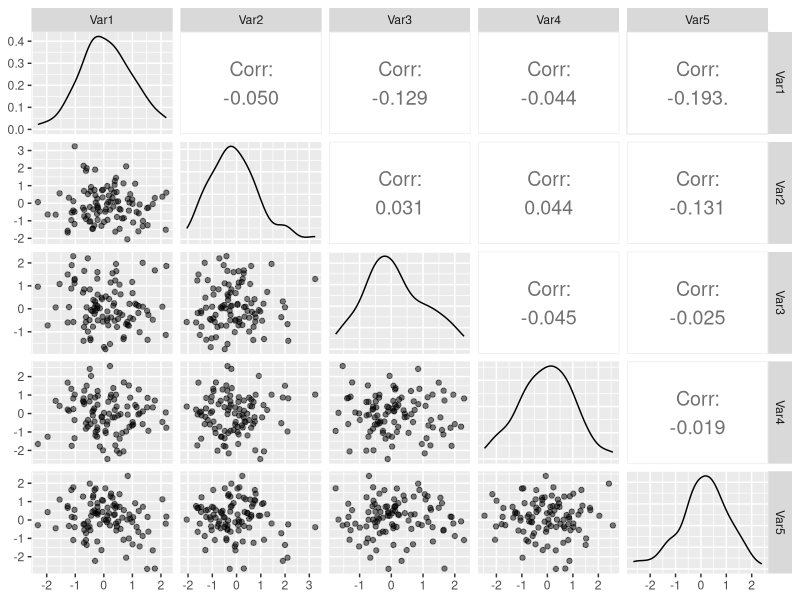

R code for this plot:
## ---- chunk 1
library(GGally)
library(ggplot2)

# 生成示例数据
set.seed(123)
df = as.data.frame(matrix(rnorm(100 * 5), ncol = 5))
colnames(df) = paste0("Var", 1:5)

# 绘制变量间的关系
ggpairs(df, 
        lower = list(continuous = wrap("points", alpha = 0.5)),  # 下三角：散点图
        diag = list(continuous = wrap("densityDiag")),          # 对角线：密度图
        upper = list(continuous = wrap("cor", size = 5)))       # 上三角：相关系数
